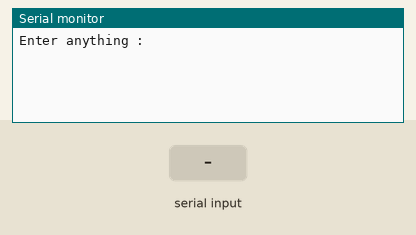
Simulated run of this sketch. Board: Arduino Uno, built with avr-gcc and run on an emulated ATmega328P. On the bench: the last lines printed to the serial monitor. The inputs (shaded band) are chosen by the test bench.

Above: at 1.2 s.
1.3 s: "1\n" received over Serial
At 2.5 s:
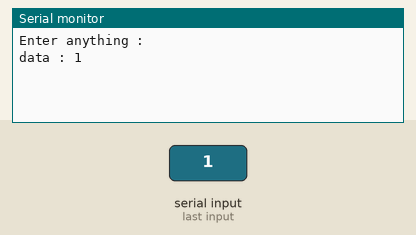
2.8 s: byte 10 ('\n') received over Serial
At 3.6 s:
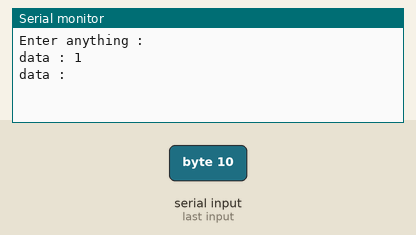
4.3 s: "0\n" received over Serial
At 4.8 s:
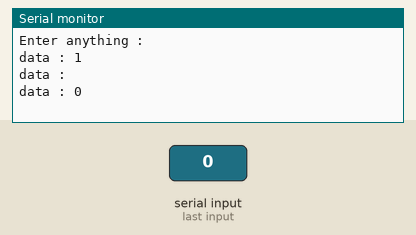

Measured:
- after the input at 1.3 s, the serial monitor: prints a new line at once (image 1)
- after the input at 2.8 s, the serial monitor: prints a new line at once (image 2)
- after the input at 4.3 s, the serial monitor: prints a new line at once (image 3)

The sketch:

_10_serial_event.ino
```cpp
boolean flag = false;
String data = "";

void setup() {
  // put your setup code here, to run once:
  Serial.begin(9600);
  Serial.println("Enter anything :");
}
void loop() {
  // put your setup code here, to run once:
  if (flag) {
    Serial.print("data : ");
    Serial.println(data);
    data = "";
    flag = false;
  }
}
void serialEvent() {
  while (Serial.available()) {
    char c = (char)Serial.read();
    if (c == '\n') flag = true;
    else data += c;
  }
}
```
